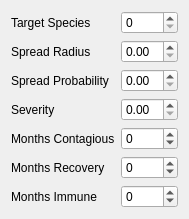
                 <widget class="QWidget" name="scrollAreaWidgetContents">
                  <property name="geometry">
                   <rect>
                    <x>0</x>
                    <y>0</y>
                    <width>177</width>
                    <height>208</height>
                   </rect>
                  </property>
                  <layout class="QGridLayout" name="gridLayout_6">
                   <item row="2" column="1">
                    <widget class="QDoubleSpinBox" name="dsbSpreadProb">
                     <property name="locale">
                      <locale language="Spanish" country="UnitedStates"/>
                     </property>
                     <property name="maximum">
                      <double>1.000000000000000</double>
                     </property>
                     <property name="singleStep">
                      <double>0.010000000000000</double>
                     </property>
                    </widget>
                   </item>
                   <item row="1" column="1">
                    <widget class="QDoubleSpinBox" name="dsbSpreadRadius">
                     <property name="locale">
                      <locale language="Spanish" country="UnitedStates"/>
                     </property>
                     <property name="stepType">
                      <enum>QAbstractSpinBox::DefaultStepType</enum>
                     </property>
                    </widget>
                   </item>
                   <item row="0" column="1">
                    <widget class="QSpinBox" name="sbTargetSpecies"/>
                   </item>
                   <item row="3" column="1">
                    <widget class="QDoubleSpinBox" name="dsbSeverity">
                     <property name="locale">
                      <locale language="Spanish" country="UnitedStates"/>
                     </property>
                    </widget>
                   </item>
                   <item row="4" column="1">
                    <widget class="QSpinBox" name="sbMContagious">
                     <property name="minimum">
                      <number>-1</number>
                     </property>
                    </widget>
                   </item>
                   <item row="0" column="0">
                    <widget class="QLabel" name="label_2">
                     <property name="text">
                      <string>Target Species</string>
                     </property>
                    </widget>
                   </item>
                   <item row="3" column="0">
                    <widget class="QLabel" name="label_12">
                     <property name="text">
                      <string>Severity</string>
                     </property>
                    </widget>
                   </item>
                   <item row="4" column="0">
                    <widget class="QLabel" name="label_13">
                     <property name="text">
                      <string>Months Contagious</string>
                     </property>
                    </widget>
                   </item>
                   <item row="5" column="0">
                    <widget class="QLabel" name="label_14">
                     <property name="text">
                      <string>Months Recovery</string>
                     </property>
                    </widget>
                   </item>
                   <item row="1" column="0">
                    <widget class="QLabel" name="label_3">
                     <property name="text">
                      <string>Spread Radius</string>
                     </property>
                    </widget>
                   </item>
                   <item row="2" column="0">
                    <widget class="QLabel" name="label_11">
                     <property name="text">
                      <string>Spread Probability</string>
                     </property>
                    </widget>
                   </item>
                   <item row="5" column="1">
                    <widget class="QSpinBox" name="sbMRecovery">
                     <property name="minimum">
                      <number>-1</number>
                     </property>
                    </widget>
                   </item>
                   <item row="6" column="0">
                    <widget class="QLabel" name="label_15">
                     <property name="text">
                      <string>Months Immune</string>
                     </property>
                    </widget>
                   </item>
                   <item row="6" column="1">
                    <widget class="QSpinBox" name="sbMImmune">
                     <property name="minimum">
                      <number>-1</number>
                     </property>
                    </widget>
                   </item>
                  </layout>
                 </widget>
